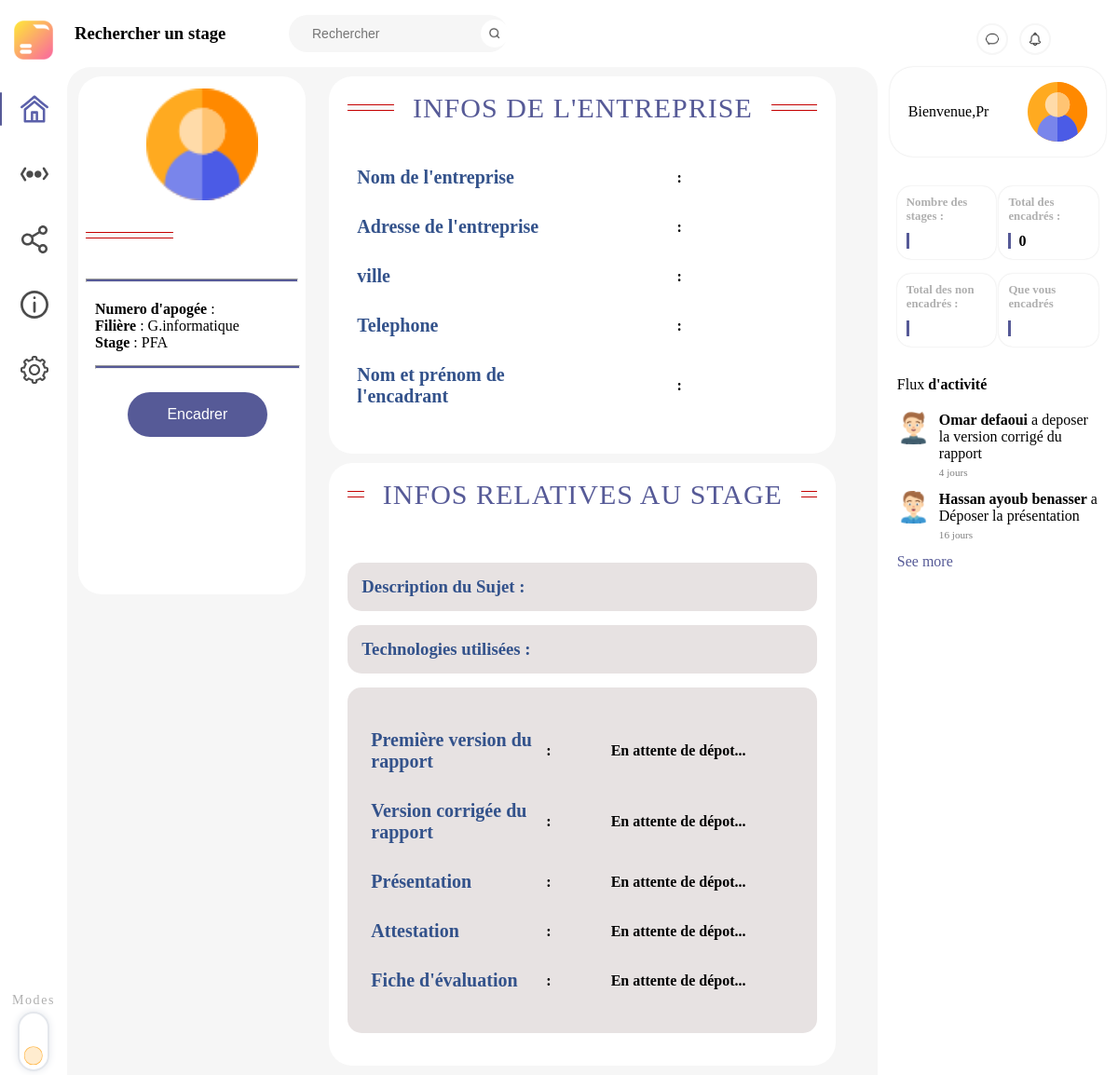
The app's page /enseignant/visualiser_stage.php (signed in), older data.
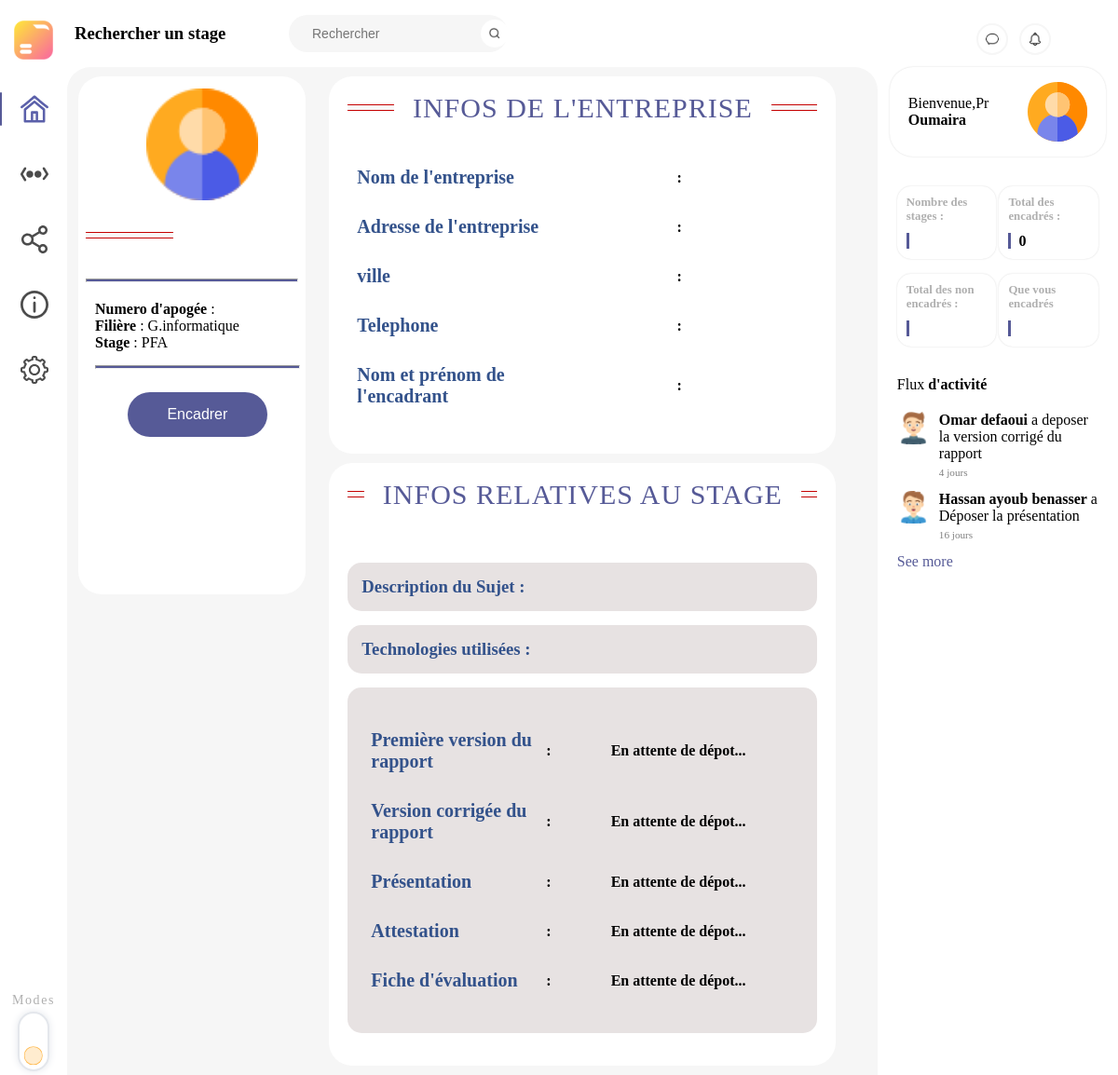
The same page, newer data.
### tables this page shows
CREATE TABLE `enseignant` (
  `id_enseignant` int(20) NOT NULL,
  `prenom_enseignant` varchar(30) NOT NULL,
  `nom_enseignant` varchar(30) NOT NULL,
  `email` varchar(30) NOT NULL,
  `code` varchar(30) NOT NULL,
  `photo` varchar(30) NOT NULL
);

### enseignant/visualiser_stage.php (the view, shortened to what the rows shown need)
<?php
if(isset($_SESSION["id"])){
    include("connexion.php");
    $id_enseignant = $_SESSION["id"];
     $requette1="SELECT *from enseignant where id_enseignant='$id_enseignant'";
     $requette2 = mysqli_query($link,$requette1);
     $requette3 = mysqli_fetch_assoc($requette2);
     $nom=$requette3['nom_enseignant'];
    if(isset($_GET['id_stage'])){
     $id_stage = $_GET['id_stage'];
     $requetteStage = "SELECT * FROM stage WHERE id_stage = $id_stage";
     $resultatStage = mysqli_query($link, $requetteStage);
     $dataStage = mysqli_fetch_assoc($resultatStage);
     $id_stage = $dataStage['id_stage'];
     $intitule_sujet = $dataStage['intitule_sujet'];
     $description_sujet = $dataStage['description_sujet'];
     $technologies = $dataStage['technologies'];
     $techs = explode(",",$technologies);
     $premiere_version = $dataStage['premiere_version'];
     $version_corrige = $dataStage['version_corrige'];
     $presentation = $dataStage['presentation'];
     $attestation_stage = $dataStage['attestation_stage'];
     $fiche_evalution = $dataStage['fiche_evalution'];
     $nom_encadrant = $dataStage['nom_encadrant'];
     $prenom_encardrant = $dataStage['prenom_encardrant'];
     $note = $dataStage['note'];
     $est_valide = $dataStage['est_valide'];
     $type = $dataStage['type'];
     $id_enseignant1 = $dataStage['id_enseignant'];
     $id_entreprise = $dataStage['id_entreprise'];
     $id_etudiant = $dataStage['id_etudiant'];
    $requettestudent= "SELECT *from etudiant where id_etudiant in(select id_etudiant from stage where id_stage=$id_stage) ";
    $resultatstudent = mysqli_query($link,$requettestudent);
    $datastudent = mysqli_fetch_assoc($resultatstudent);
    $filiere =$datastudent['Filière'];
    $nom_etudiant = $datastudent['nom'];
    $prenom_etudiant = $datastudent['prenom'];
    $id_student = $datastudent['id_etudiant'];
         $requetteEntreprise = "SELECT * FROM entreprise WHERE id_entreprise = $id_entreprise";
         $resultatEntreprise = mysqli_query($link, $requetteEntreprise);
         $dataEntreprise = mysqli_fetch_assoc($resultatEntreprise);
             $nom_entreprise = $dataEntreprise['nom_entreprise'];
             $adresse_entreprise = $dataEntreprise['adresse'];
             $ville_entreprise = $dataEntreprise['ville'];
             $tel_entreprise = $dataEntreprise['tel'];
             $compteur = "select * from stage";
             $compt1 = mysqli_query($link,$compteur);
             $n1=mysqli_num_rows($compt1);
             $compteur2 = "select * from stage where id_enseignant is null";
             $compt2 = mysqli_query($link,$compteur2);
             $n2=mysqli_num_rows($compt2);
             $compteur3 = "select * from stage where id_enseignant =$id_enseignant";
             $compt3 = mysqli_query($link,$compteur3);
             $n3=mysqli_num_rows($compt3);
    }}
     else{
         header("location:login.php");
     }
     ?>
<!DOCTYPE html>
<html lang="en">
<head>
    <link rel="stylesheet" href="style_accueil_nav.css">
    <link rel="stylesheet" href="style_visualiser_stage.css">
    <link rel="stylesheet" href="right_section.css">
    <link rel="stylesheet" href="../main_style.css">
</head>
<body>
    <div id="content">
        <main>
                <div class="etudiant">
                    <div class="seven1">
                    <h2 style="font-family: 'Raleway';"><?php echo $prenom_etudiant.' '. $nom_etudiant ?> </h2>
                    </div>
                </div>
                <div class="lefty">
                <div class="entreprise">
                <div class="seven">
                    <h2>Infos de l'entreprise</h2>
                    </div>
                    <table>
                        <tr>
                            <th class="cont">Nom de l'entreprise </th>
                            <th>:</th>
                        </tr>
                        <tr>
                            <th class="cont">Adresse de l'entreprise </th>
                            <th>:</th>
                        </tr>
                        <tr>
                            <th class="cont">ville </th>
                            <th>:</th>
                        </tr>
                        <tr>
                            <th class="cont">Telephone</th>
                            <th>:</th>
                        </tr>
                        <tr>
                            <th class="cont">Nom et prénom de l'encadrant</th>
                            <th>:</th>
                        </tr>
                    </table>
                </div>
                <div class="stage">
                    <div class="seven">
                    <h2>Infos relatives au stage</h2>
                    </div>
                    <div class="description1">
                    <table>
                        <form action="" method="POST">
                        <tr>
                            <th class="cont">Première version du rapport</th>
                            <th>:</th>
                            <?php
                                $check ="select premiere_version from stage where id_stage='$id_stage'";
                                $check_result = mysqli_query($link,$check);
                                $check_values=mysqli_fetch_assoc($check_result);
                                    if($check_values && $check_values["premiere_version"]!=null) {
                                        echo "<th class='conte'><button type='submit' name='first' class='button1'><a href='../assets/test/$premiere_version' download>Télécharger</button></th>";}
                                    else echo"<th>En attente de dépot...</th>";
                                ?>
                        </tr>
                        <tr>
                            <th class="cont">Version corrigée du rapport</th>
                            <th>:</th>
                            <?php
                                $check ="select version_corrige from stage where id_stage='$id_stage'";
                                $check_result = mysqli_query($link,$check);
                                $check_values=mysqli_fetch_assoc($check_result);
                                    if($check_values && $check_values["version_corrige"]!=null) {
                                        echo "<th class='conte'> <button type='submit' name='second' class='button1'><a href='../assets/test/$version_corrige' download>Télécharger </button></th>";}
                                    else echo"<th>En attente de dépot...</th>";
                                ?>
                        </tr>
                        <tr>
                            <th class="cont">Présentation</th>
                            <th>:</th>
                            <?php
                                $check ="select presentation from stage where id_stage='$id_stage'";
                                $check_result = mysqli_query($link,$check);
                                $check_values=mysqli_fetch_assoc($check_result);
                                    if($check_values && $check_values["presentation"]!=null) {
                                        echo "<th class='conte'> <button type='submit' name='third' class='button1'><a href='../assets/test/$presentation' download>Télécharger </button></th>";}
                                    else echo"<th>En attente de dépot...</th>";
                                ?>
                        </tr>
                        <tr>
                            <th class="cont">Attestation</th>
                            <th>:</th>
                            <?php
                                $check ="select attestation_stage from stage where id_stage='$id_stage'";
                                $check_result = mysqli_query($link,$check);
                                $check_values=mysqli_fetch_assoc($check_result);
                                    if($check_values && $check_values["attestation_stage"]!=null) {
                                        echo "<th class='conte'> <button type='submit' name='fourth' class='button1'><a href='../assets/test/$attestation_stage' download>Télécharger </button></th>";}
                                    else echo"<th>En attente de dépot...</th>";
                                ?>
                        </tr>
                        <tr>
                            <th class="cont">Fiche d'évaluation</th>
                            <th>:</th>
                            <?php
                                $check ="select fiche_evalution from stage where id_stage='$id_stage'";
                                $check_result = mysqli_query($link,$check);
                                $check_values=mysqli_fetch_assoc($check_result);
                                    if($check_values && $check_values["fiche_evalution"]!=null) {
                                        echo "<th class='conte'> <button type='submit' name='fourth' class='button1'><a href='../assets/test/$fiche_evalution' download>Télécharger </button></th>";}
                                    else echo"<th>En attente de dépot...</th>";
                                ?>
                        </tr>
                        </form>
                    </table>
                    </div>
                </div>
            </div>
        </main>
        <aside id="right_side">
            <div id="hello_container">
                <p>Bienvenue,Pr <br><b><?php echo  $nom ?></b></p>
            </div>
        </aside>
    </div>
</body>
</html>

Row changes from the older to the newer data that the page shows:
added enseignant: nom_enseignant "Oumaira"
